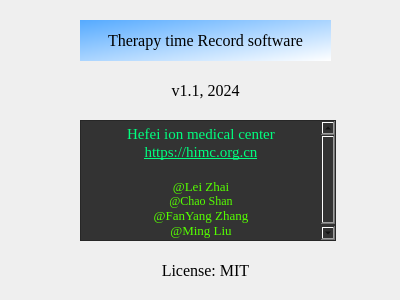
<?xml version="1.0" encoding="UTF-8"?>
<ui version="4.0">
 <class>About</class>
 <widget class="QWidget" name="About">
  <property name="geometry">
   <rect>
    <x>0</x>
    <y>0</y>
    <width>400</width>
    <height>300</height>
   </rect>
  </property>
  <property name="windowTitle">
   <string>About</string>
  </property>
  <widget class="QLabel" name="label">
   <property name="geometry">
    <rect>
     <x>80</x>
     <y>20</y>
     <width>251</width>
     <height>41</height>
    </rect>
   </property>
   <property name="font">
    <font>
     <family>Times New Roman</family>
     <pointsize>12</pointsize>
    </font>
   </property>
   <property name="styleSheet">
    <string notr="true">background-color: qlineargradient(spread:pad, x1:0, y1:0, x2:1, y2:1, stop:0 rgba(85, 170, 255, 255), stop:1 rgba(255, 255, 255, 255));
color: rgb(0, 0, 0);</string>
   </property>
   <property name="text">
    <string>Therapy time Record software</string>
   </property>
   <property name="alignment">
    <set>Qt::AlignCenter</set>
   </property>
  </widget>
  <widget class="QLabel" name="label_4">
   <property name="geometry">
    <rect>
     <x>80</x>
     <y>70</y>
     <width>251</width>
     <height>41</height>
    </rect>
   </property>
   <property name="font">
    <font>
     <family>Times New Roman</family>
     <pointsize>12</pointsize>
    </font>
   </property>
   <property name="text">
    <string>v1.1, 2024</string>
   </property>
   <property name="alignment">
    <set>Qt::AlignCenter</set>
   </property>
  </widget>
  <widget class="QLabel" name="label_3">
   <property name="geometry">
    <rect>
     <x>80</x>
     <y>250</y>
     <width>251</width>
     <height>41</height>
    </rect>
   </property>
   <property name="font">
    <font>
     <family>Times New Roman</family>
     <pointsize>12</pointsize>
    </font>
   </property>
   <property name="text">
    <string>License: MIT</string>
   </property>
   <property name="alignment">
    <set>Qt::AlignCenter</set>
   </property>
  </widget>
  <widget class="QTextBrowser" name="textBrowser_2">
   <property name="geometry">
    <rect>
     <x>80</x>
     <y>120</y>
     <width>256</width>
     <height>121</height>
    </rect>
   </property>
   <property name="font">
    <font>
     <family>Times New Roman</family>
     <pointsize>9</pointsize>
     <italic>false</italic>
     <bold>false</bold>
    </font>
   </property>
   <property name="styleSheet">
    <string notr="true">background-color: #333333;
font: 9pt &quot;Times New Roman&quot;;
border-width: 0px</string>
   </property>
   <property name="html">
    <string>&lt;!DOCTYPE HTML PUBLIC &quot;-//W3C//DTD HTML 4.0//EN&quot; &quot;http://www.w3.org/TR/REC-html40/strict.dtd&quot;&gt;
&lt;html&gt;&lt;head&gt;&lt;meta name=&quot;qrichtext&quot; content=&quot;1&quot; /&gt;&lt;meta charset=&quot;utf-8&quot; /&gt;&lt;style type=&quot;text/css&quot;&gt;
p, li { white-space: pre-wrap; }
hr { height: 1px; border-width: 0; }
li.unchecked::marker { content: &quot;\2610&quot;; }
li.checked::marker { content: &quot;\2612&quot;; }
&lt;/style&gt;&lt;/head&gt;&lt;body style=&quot; font-family:'Times New Roman'; font-size:9pt; font-weight:400; font-style:normal;&quot;&gt;
&lt;p align=&quot;center&quot; style=&quot; margin-top:0px; margin-bottom:0px; margin-left:0px; margin-right:0px; -qt-block-indent:0; text-indent:0px;&quot;&gt;&lt;span style=&quot; font-size:11pt; color:#00ff7f;&quot;&gt;Hefei ion medical center&lt;/span&gt;&lt;/p&gt;
&lt;p align=&quot;center&quot; style=&quot; margin-top:0px; margin-bottom:0px; margin-left:0px; margin-right:0px; -qt-block-indent:0; text-indent:0px;&quot;&gt;&lt;a href=&quot;https://himc.org.cn&quot;&gt;&lt;span style=&quot; font-size:11pt; text-decoration: underline; color:#00ff7f;&quot;&gt;https://himc.org.cn&lt;/span&gt;&lt;/a&gt;&lt;/p&gt;
&lt;p align=&quot;center&quot; style=&quot;-qt-paragraph-type:empty; margin-top:0px; margin-bottom:0px; margin-left:0px; margin-right:0px; -qt-block-indent:0; text-indent:0px; font-size:11pt; text-decoration: underline; color:#00ff7f;&quot;&gt;&lt;br /&gt;&lt;/p&gt;
&lt;p align=&quot;center&quot; style=&quot; margin-top:0px; margin-bottom:0px; margin-left:0px; margin-right:0px; -qt-block-indent:0; text-indent:0px;&quot;&gt;&lt;span style=&quot; font-size:10pt; color:#55ff00;&quot;&gt;@Lei Zhai&lt;/span&gt;&lt;/p&gt;
&lt;p align=&quot;center&quot; style=&quot; margin-top:0px; margin-bottom:0px; margin-left:0px; margin-right:0px; -qt-block-indent:0; text-indent:0px;&quot;&gt;&lt;span style=&quot; color:#55ff00;&quot;&gt;@Chao Shan&lt;/span&gt;&lt;/p&gt;
&lt;p align=&quot;center&quot; style=&quot; margin-top:0px; margin-bottom:0px; margin-left:0px; margin-right:0px; -qt-block-indent:0; text-indent:0px;&quot;&gt;&lt;span style=&quot; font-size:10pt; color:#55ff00;&quot;&gt;@FanYang Zhang&lt;/span&gt;&lt;/p&gt;
&lt;p align=&quot;center&quot; style=&quot; margin-top:0px; margin-bottom:0px; margin-left:0px; margin-right:0px; -qt-block-indent:0; text-indent:0px;&quot;&gt;&lt;span style=&quot; font-size:10pt; color:#55ff00;&quot;&gt;@Ming Liu&lt;/span&gt;&lt;/p&gt;&lt;/body&gt;&lt;/html&gt;</string>
   </property>
   <property name="openExternalLinks">
    <bool>true</bool>
   </property>
  </widget>
 </widget>
 <resources/>
 <connections/>
</ui>
